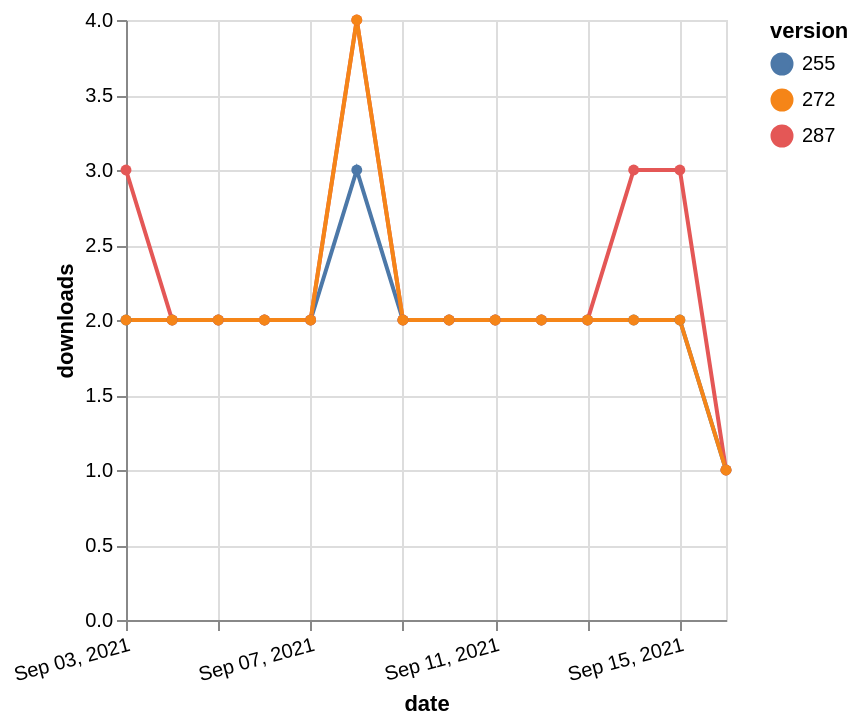

Describe this chart as a Vega-Lite specification.
### Vega-Lite specification from a JSON file in a GitHub repository (floating-point values rounded to 4 significant figures)
{"$schema": "https://vega.github.io/schema/vega-lite/v5.json", "description": "A simple bar chart with embedded data.", "data": {"values": [{"date": "2021-09-03", "total": 2849, "delta": 2, "version": "255"}, {"date": "2021-09-04", "total": 2851, "delta": 2, "version": "255"}, {"date": "2021-09-05", "total": 2853, "delta": 2, "version": "255"}, {"date": "2021-09-06", "total": 2855, "delta": 2, "version": "255"}, {"date": "2021-09-07", "total": 2857, "delta": 2, "version": "255"}, {"date": "2021-09-08", "total": 2860, "delta": 3, "version": "255"}, {"date": "2021-09-09", "total": 2862, "delta": 2, "version": "255"}, {"date": "2021-09-10", "total": 2864, "delta": 2, "version": "255"}, {"date": "2021-09-11", "total": 2866, "delta": 2, "version": "255"}, {"date": "2021-09-12", "total": 2868, "delta": 2, "version": "255"}, {"date": "2021-09-13", "total": 2870, "delta": 2, "version": "255"}, {"date": "2021-09-14", "total": 2872, "delta": 2, "version": "255"}, {"date": "2021-09-15", "total": 2874, "delta": 2, "version": "255"}, {"date": "2021-09-16", "total": 2875, "delta": 1, "version": "255"}, {"date": "2021-09-03", "total": 690, "delta": 3, "version": "287"}, {"date": "2021-09-04", "total": 692, "delta": 2, "version": "287"}, {"date": "2021-09-05", "total": 694, "delta": 2, "version": "287"}, {"date": "2021-09-06", "total": 696, "delta": 2, "version": "287"}, {"date": "2021-09-07", "total": 698, "delta": 2, "version": "287"}, {"date": "2021-09-08", "total": 702, "delta": 4, "version": "287"}, {"date": "2021-09-09", "total": 704, "delta": 2, "version": "287"}, {"date": "2021-09-10", "total": 706, "delta": 2, "version": "287"}, {"date": "2021-09-11", "total": 708, "delta": 2, "version": "287"}, {"date": "2021-09-12", "total": 710, "delta": 2, "version": "287"}, {"date": "2021-09-13", "total": 712, "delta": 2, "version": "287"}, {"date": "2021-09-14", "total": 715, "delta": 3, "version": "287"}, {"date": "2021-09-15", "total": 718, "delta": 3, "version": "287"}, {"date": "2021-09-16", "total": 719, "delta": 1, "version": "287"}, {"date": "2021-09-03", "total": 2439, "delta": 2, "version": "272"}, {"date": "2021-09-04", "total": 2441, "delta": 2, "version": "272"}, {"date": "2021-09-05", "total": 2443, "delta": 2, "version": "272"}, {"date": "2021-09-06", "total": 2445, "delta": 2, "version": "272"}, {"date": "2021-09-07", "total": 2447, "delta": 2, "version": "272"}, {"date": "2021-09-08", "total": 2451, "delta": 4, "version": "272"}, {"date": "2021-09-09", "total": 2453, "delta": 2, "version": "272"}, {"date": "2021-09-10", "total": 2455, "delta": 2, "version": "272"}, {"date": "2021-09-11", "total": 2457, "delta": 2, "version": "272"}, {"date": "2021-09-12", "total": 2459, "delta": 2, "version": "272"}, {"date": "2021-09-13", "total": 2461, "delta": 2, "version": "272"}, {"date": "2021-09-14", "total": 2463, "delta": 2, "version": "272"}, {"date": "2021-09-15", "total": 2465, "delta": 2, "version": "272"}, {"date": "2021-09-16", "total": 2466, "delta": 1, "version": "272"}]}, "width": "container", "mark": {"type": "line", "point": {"filled": true}}, "encoding": {"x": {"field": "date", "type": "temporal", "timeUnit": "yearmonthdate", "title": "date", "axis": {"labelAngle": -15}}, "y": {"field": "delta", "type": "quantitative", "title": "downloads"}, "color": {"field": "version", "type": "nominal"}, "tooltip": {"field": "delta"}}}
